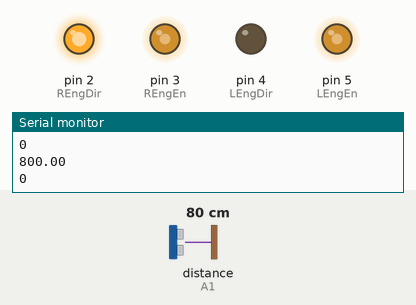
Recording of a sketch running on a simulated Arduino Uno, built for the host (arithmetic inside an expression is 32-bit, double 64-bit). Parts: output pins drawn as LEDs (lit = HIGH), the last lines printed to the serial monitor. The inputs (shaded band) are chosen by the test bench; at power-on: distance to the obstacle (sensor on A1) 80 cm. The echo pulse lasts 58.3 µs per cm.

Above: at 1.2 s.
1.3 s: distance to the obstacle (sensor on A1) set to 17 cm
2.8 s: distance to the obstacle (sensor on A1) set to 13 cm
At 3.7 s:
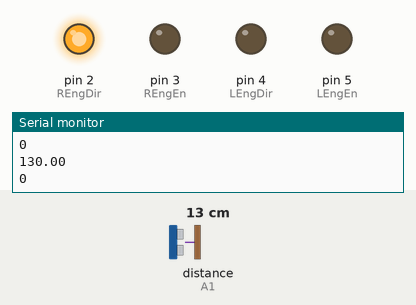
4.3 s: distance to the obstacle (sensor on A1) set to 18 cm
At 5.5 s:
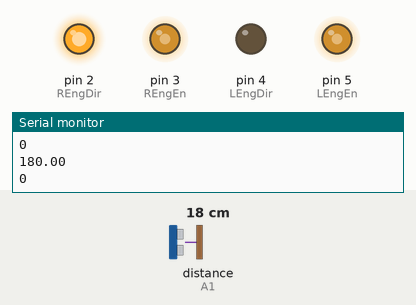
5.8 s: distance to the obstacle (sensor on A1) set to 2 cm
At 6.1 s:
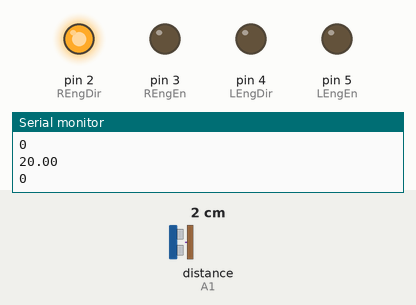
Timing chart, 0 to 8.3 s (numbered marks = the images above; inputs shaded):
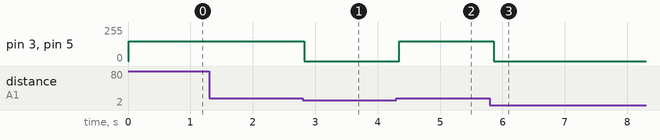

The sketch:

sketch_jan14b.ino
```cpp
#include <hcsr04.h>

#define TRIG_PIN A0
#define ECHO_PIN A1

const int REngEn = 3;
const int REngDir = 2;
const int LEngEn = 5;
const int LEngDir = 4;

HCSR04 hcsr04(TRIG_PIN, ECHO_PIN, 20, 4000);

void setup(){
    Serial.begin(9600);
  pinMode(REngEn, OUTPUT);
  pinMode(REngDir, OUTPUT);
  digitalWrite(REngDir, HIGH);

  pinMode(LEngEn, OUTPUT);
  pinMode(LEngDir, OUTPUT);
  digitalWrite(LEngDir, LOW);
}

void loop() {
 // digitalWrite(REngEn, HIGH);
 // digitalWrite(LEngEn, HIGH);
    // Output the distance in mm
  Serial.println(hcsr04.distanceInMillimeters());

    // Output information about the device, driver, and distance in Bifrost JSON format
    Serial.println(hcsr04.ToString());
if(hcsr04.distanceInMillimeters()>150){
  analogWrite(REngEn, 150);
  analogWrite(LEngEn, 150);
  }
else{
  digitalWrite(REngEn, LOW);
  digitalWrite(LEngEn, LOW);
  }
    delay(250);
}
```

Measured:
- the behaviour switches between 16 and 15 cm on distance to the obstacle (sensor on A1) (found by bisection; images 0 and 1)
- after the input at 2.8 s, pin 3 (REngEn), pin 5 (LEngEn): 150/255 → 0/255 at once
- after the input at 4.3 s, pin 3 (REngEn), pin 5 (LEngEn): 0/255 → 150/255 at once
- after the input at 5.8 s, pin 3 (REngEn), pin 5 (LEngEn): 150/255 → 0/255 after 0.06 s
